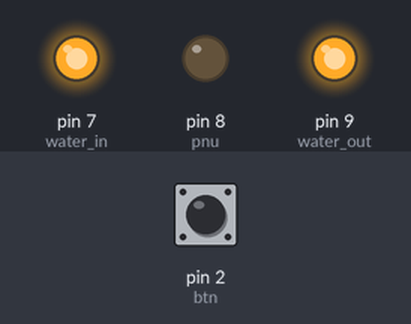
Bench run of a sketch on a simulated Arduino Uno, built with avr-gcc and run on an emulated ATmega328P. Parts: output pins drawn as LEDs (lit = HIGH). The test bench sets the inputs (shaded band); at power-on: pin 2 (btn) LOW.

Above: at 1.7 s.
1.8 s: pin 2 (btn) pulled HIGH for 3.2 s
At 2.7 s:
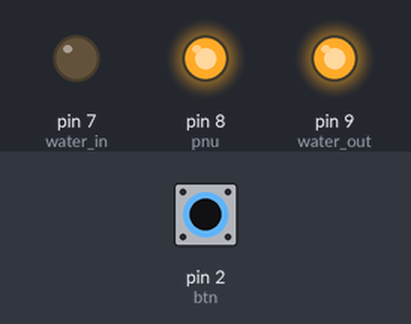
6.5 s: pin 2 (btn) pulled HIGH for 1 s
At 7.7 s:
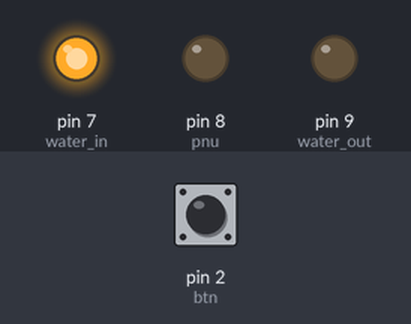
9.0 s: pin 2 (btn) pulled HIGH for 0.15 s
At 9.4 s:
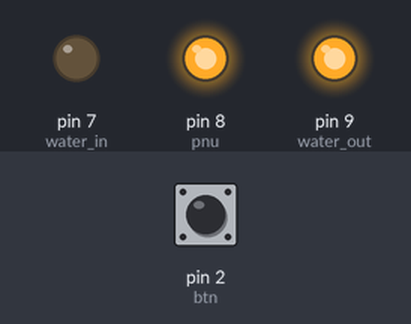
Timing chart, 0 to 12.0 s (numbered marks = the images above; inputs shaded):
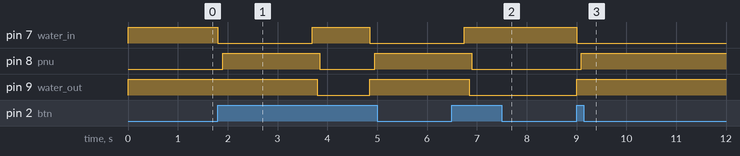

Measured:
- after the input at 1.8 s, pin 7 (water_in): HIGH → LOW at once, → HIGH 1.9 s later, → LOW 1.2 s later; pin 8 (pnu): LOW → HIGH after 0.10 s, → LOW 2.0 s later, → HIGH 1.1 s later; pin 9 (water_out): HIGH → LOW after 2.0 s, → HIGH 1.1 s later
- after the input at 6.5 s, pin 7 (water_in): LOW → HIGH after 0.25 s; pin 8 (pnu): HIGH → LOW after 0.40 s; pin 9 (water_out): HIGH → LOW after 0.35 s
- after the input at 9.0 s, pin 7 (water_in): HIGH → LOW at once; pin 8 (pnu): LOW → HIGH after 0.10 s; pin 9 (water_out): LOW → HIGH at once

The sketch:

2v3_water_dispose.ino
```cpp
const int water_in = 7;
const int water_out = 9;
const int pnu = 8;
const int btn = 2;
bool fill = true;

void setup() {
  // put your setup code here, to run once:
pinMode(water_in, OUTPUT);
pinMode(water_out, OUTPUT);
pinMode(pnu, OUTPUT);
pinMode(btn, INPUT);
digitalWrite(water_in, HIGH);
digitalWrite(water_out, HIGH);
digitalWrite(pnu, LOW);
Serial.begin(9600);
delay(500);

}

void loop() {
  int isOn = digitalRead(btn);
  if (isOn == 1) {
      if( fill == true) {
        digitalWrite(water_out, HIGH);

        digitalWrite(water_in, LOW);

        delay(100);
        digitalWrite(pnu, HIGH);
        delay(1800);
        fill = false;
      } else {

        digitalWrite(water_in, HIGH);
        delay(100);
        digitalWrite(water_out, LOW);
        delay(50);
        digitalWrite(pnu, LOW);
        delay(1000);
        fill = true;
      }


  }

}
```
